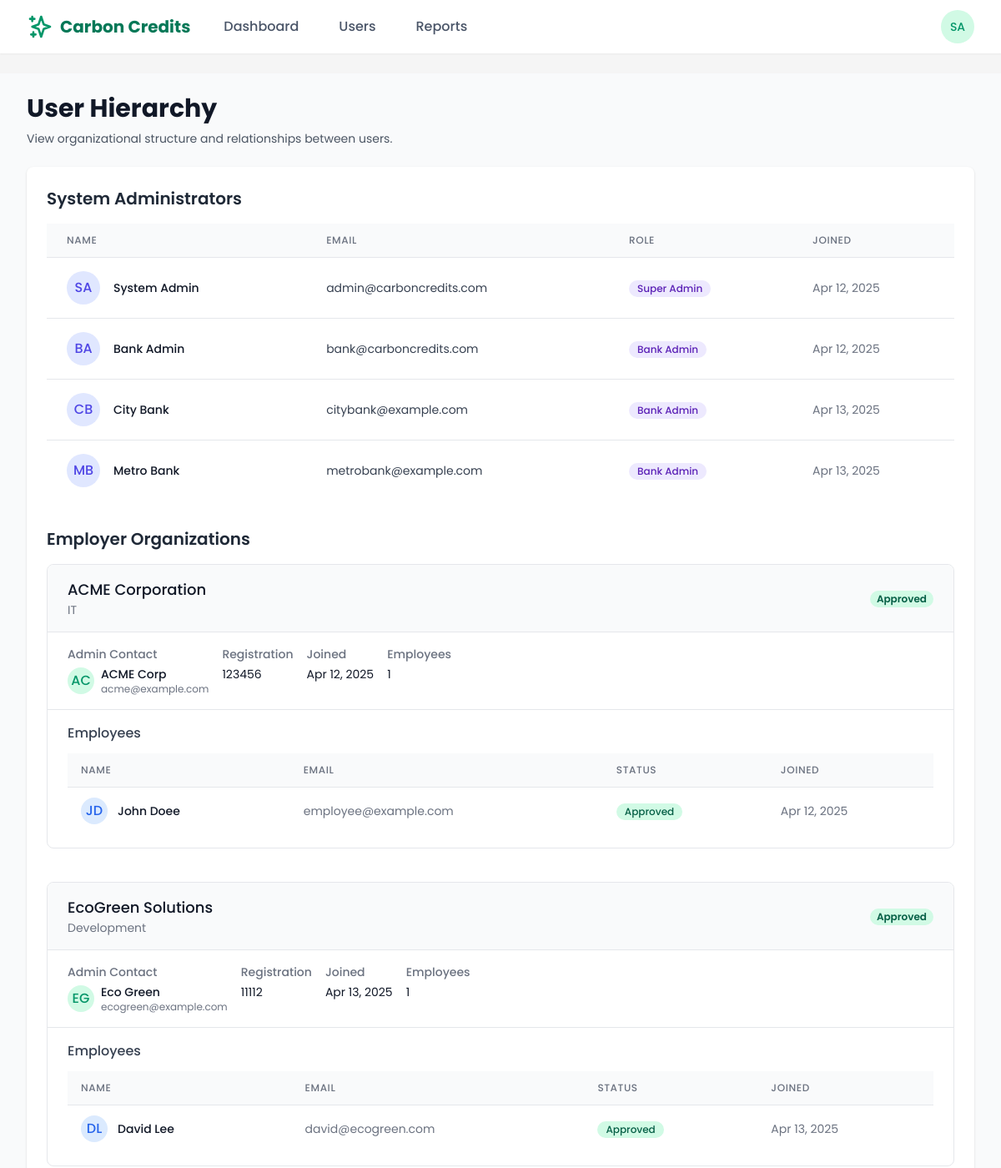
Page /systemadmin/users/hierarchy/ (signed in, upper part) on the earlier database version.
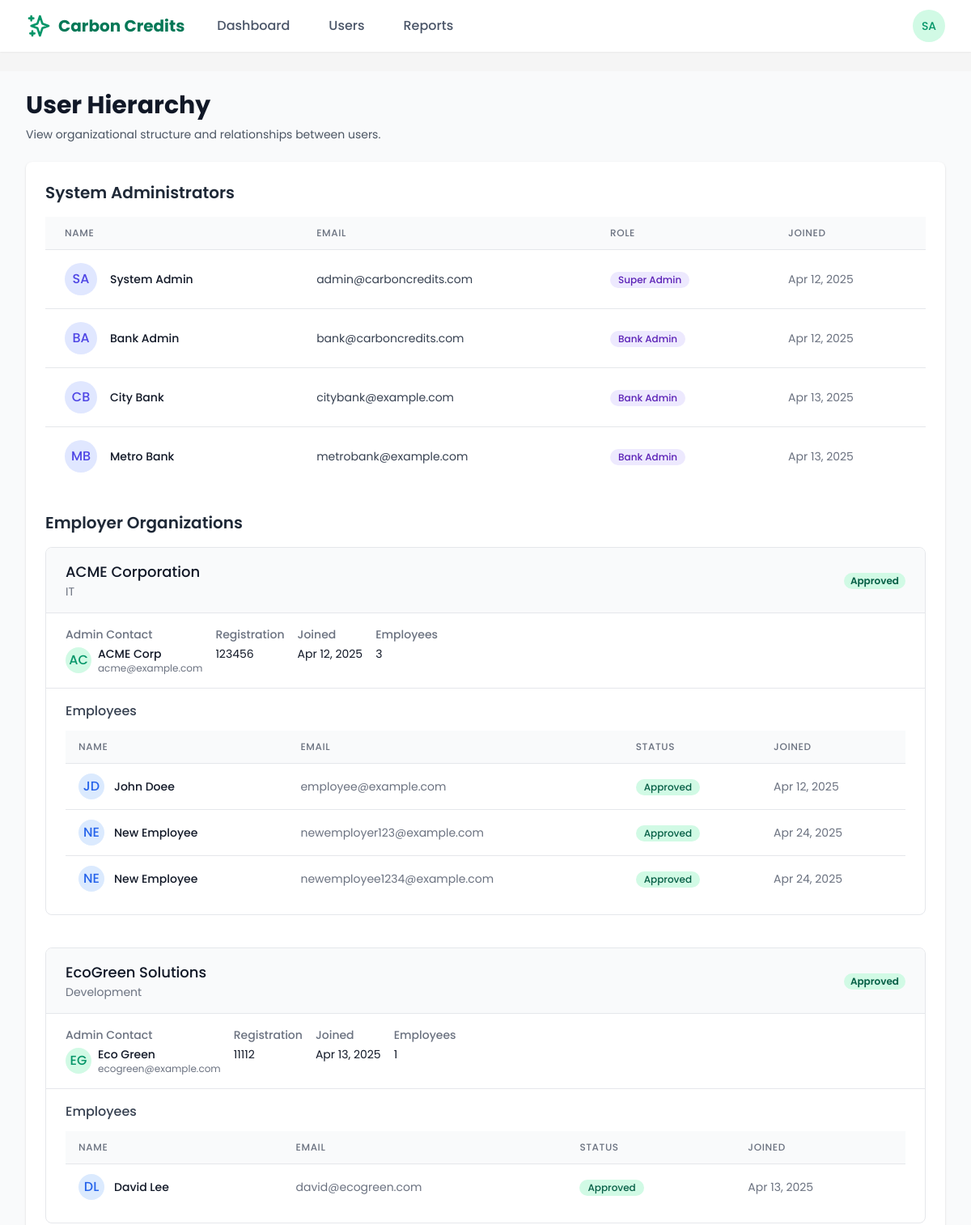
Same page on the later database version.
### users/models.py (models this page shows, shortened)
class CustomUser(AbstractUser):
    is_employee = models.BooleanField(default=False)
    is_employer = models.BooleanField(default=False)
    is_bank_admin = models.BooleanField(default=False)
    is_super_admin = models.BooleanField(default=False)
    email = models.EmailField(_('email address'), unique=True)
    date_joined = models.DateTimeField(default=timezone.now)
    approved = models.BooleanField(default=False)
    USERNAME_FIELD = 'email'
    REQUIRED_FIELDS = ['username', 'first_name', 'last_name']
    class Meta:
        verbose_name = _('user')
        verbose_name_plural = _('users')

class EmployerProfile(models.Model):
    user = models.OneToOneField(
        CustomUser,
        on_delete=models.CASCADE,
        related_name='employer_profile'
    )
    company_name = models.CharField(max_length=100)
    registration_number = models.CharField(max_length=50, unique=True)
    industry = models.CharField(max_length=100)
    approved = models.BooleanField(default=False)
    created_at = models.DateTimeField(default=timezone.now)
    initial_credits_allocated = models.BooleanField(default=False)
    wallet_balance = models.DecimalField(max_digits=10, decimal_places=2, default=0)

class EmployeeProfile(models.Model):
    user = models.OneToOneField(
        CustomUser,
        on_delete=models.CASCADE,
        related_name='employee_profile'
    )
    employer = models.ForeignKey(
        EmployerProfile,
        on_delete=models.CASCADE,
        related_name='employees'
    )
    employee_id = models.CharField(max_length=50, blank=True, null=True)
    approved = models.BooleanField(default=False)
    created_at = models.DateTimeField(default=timezone.now)
    wallet_balance = models.DecimalField(max_digits=10, decimal_places=2, default=0)
    department = models.CharField(max_length=100, blank=True)

### core/views/admin_views.py (the view)
# urls.py: path('users/hierarchy/', admin_views.user_hierarchy, name='admin_user_hierarchy'),
@login_required
@user_passes_test(is_super_admin)
def user_hierarchy(request):
    employers = EmployerProfile.objects.prefetch_related(
        'user',
        'employees',
        'employees__user'
    ).order_by('company_name')
    admins = CustomUser.objects.filter(
        Q(is_super_admin=True) | Q(is_bank_admin=True)
    ).order_by('email')
    context = {
        'employers': employers,
        'admins': admins,
    }
    return render(request, 'admin/user_hierarchy.html', context)

### core/views/admin_views.py (called while the page is built)
def is_super_admin(user):
    return user.is_authenticated and user.is_super_admin

### templates/admin/user_hierarchy.html (shortened to what the changed rows need)
{% extends 'base.html' %}
{% load static %}
{% block content %}
<div class="bg-gray-50 min-h-screen">
  <div class="max-w-7xl mx-auto py-6 px-4 sm:px-6 lg:px-8">
    <div class="mb-6">
      <h1 class="text-3xl font-bold text-gray-900">User Hierarchy</h1>
    </div>
    <div class="bg-white shadow rounded-lg overflow-hidden">
      <div class="p-6">
        <div class="mb-8">
          <h2 class="text-xl font-semibold text-gray-800 mb-4">System Administrators</h2>
          <div class="overflow-x-auto">
            <table class="min-w-full divide-y divide-gray-200">
              <thead class="bg-gray-50">
                <tr>
                  <th scope="col" class="px-6 py-3 text-left text-xs font-medium text-gray-500 uppercase tracking-wider">Name</th>
                  <th scope="col" class="px-6 py-3 text-left text-xs font-medium text-gray-500 uppercase tracking-wider">Email</th>
                  <th scope="col" class="px-6 py-3 text-left text-xs font-medium text-gray-500 uppercase tracking-wider">Role</th>
                  <th scope="col" class="px-6 py-3 text-left text-xs font-medium text-gray-500 uppercase tracking-wider">Joined</th>
                </tr>
              </thead>
              <tbody class="bg-white divide-y divide-gray-200">
                {% for admin in admins %}
                <tr>
                  <td class="px-6 py-4 whitespace-nowrap">
                    <div class="flex items-center">
                      <div class="flex-shrink-0 h-10 w-10 bg-indigo-100 rounded-full flex items-center justify-center text-indigo-600 font-medium">
                        {{ admin.first_name|slice:":1" }}{{ admin.last_name|slice:":1" }}
                      </div>
                      <div class="ml-4">
                        <div class="text-sm font-medium text-gray-900">
                          {% if admin.first_name or admin.last_name %}
                            {{ admin.first_name }} {{ admin.last_name }}
                          {% else %}
                            {{ admin.email }}
                          {% endif %}
                        </div>
                      </div>
                    </div>
                  </td>
                  <td class="px-6 py-4 whitespace-nowrap text-sm text-gray-700">{{ admin.email }}</td>
                  <td class="px-6 py-4 whitespace-nowrap">
                    <span class="inline-flex items-center px-2.5 py-0.5 rounded-full text-xs font-medium bg-purple-100 text-purple-800">
                      {% if admin.is_super_admin %}Super Admin{% else %}Bank Admin{% endif %}
                    </span>
                  </td>
                  <td class="px-6 py-4 whitespace-nowrap text-sm text-gray-500">
                    {{ admin.date_joined|date:"M d, Y" }}
                  </td>
                </tr>
                {% empty %}
                <tr>
                  <td colspan="4" class="px-6 py-4 text-center text-sm text-gray-500">
                    No administrators found.
                  </td>
                </tr>
                {% endfor %}
              </tbody>
            </table>
          </div>
        </div>
        <div>
          <h2 class="text-xl font-semibold text-gray-800 mb-4">Employer Organizations</h2>
          {% if employers %}
            <div class="space-y-10">
              {% for employer in employers %}
                <div class="employer-tree border border-gray-200 rounded-lg overflow-hidden">
                  <div class="bg-gray-50 px-6 py-4 border-b">
                    <div class="flex justify-between items-center">
                      <div>
                        <h3 class="text-lg font-medium text-gray-900">{{ employer.company_name }}</h3>
                        <p class="text-sm text-gray-500">{{ employer.industry }}</p>
                      </div>
                      <div>
                        <span class="px-2 inline-flex text-xs leading-5 font-semibold rounded-full
                          {% if employer.approved %}bg-green-100 text-green-800{% else %}bg-yellow-100 text-yellow-800{% endif %}">
                          {% if employer.approved %}Approved{% else %}Pending{% endif %}
                        </span>
                      </div>
                    </div>
                  </div>
                  <div class="px-6 py-4 border-b bg-white">
                    <div class="flex flex-wrap gap-4">
                      <div class="min-w-64">
                        <h4 class="text-sm font-medium text-gray-500">Admin Contact</h4>
                        <div class="mt-1 flex items-center">
                          <div class="flex-shrink-0 h-8 w-8 bg-green-100 rounded-full flex items-center justify-center text-green-600 font-medium">
                            {{ employer.user.first_name|slice:":1" }}{{ employer.user.last_name|slice:":1" }}
                          </div>
                          <div class="ml-2">
                            <p class="text-sm font-medium text-gray-900">
                              {% if employer.user.first_name or employer.user.last_name %}
                                {{ employer.user.first_name }} {{ employer.user.last_name }}
                              {% else %}
                                {{ employer.user.email }}
                              {% endif %}
                            </p>
                            <p class="text-xs text-gray-500">{{ employer.user.email }}</p>
                          </div>
                        </div>
                      </div>
                      <div>
                        <h4 class="text-sm font-medium text-gray-500">Registration</h4>
                        <p class="mt-1 text-sm text-gray-900">{{ employer.registration_number }}</p>
                      </div>
                      <div>
                        <h4 class="text-sm font-medium text-gray-500">Joined</h4>
                        <p class="mt-1 text-sm text-gray-900">{{ employer.created_at|date:"M d, Y" }}</p>
                      </div>
                      <div>
                        <h4 class="text-sm font-medium text-gray-500">Employees</h4>
                        <p class="mt-1 text-sm text-gray-900">{{ employer.employees.count }}</p>
                      </div>
                    </div>
                  </div>
                  <div class="px-6 py-4">
                    <h4 class="text-md font-medium text-gray-700 mb-3">Employees</h4>
                    {% if employer.employees.count > 0 %}
                      <div class="overflow-x-auto">
                        <table class="min-w-full divide-y divide-gray-200">
                          <thead class="bg-gray-50">
                            <tr>
                              <th scope="col" class="px-4 py-3 text-left text-xs font-medium text-gray-500 uppercase tracking-wider">Name</th>
                              <th scope="col" class="px-4 py-3 text-left text-xs font-medium text-gray-500 uppercase tracking-wider">Email</th>
                              <th scope="col" class="px-4 py-3 text-left text-xs font-medium text-gray-500 uppercase tracking-wider">Status</th>
                              <th scope="col" class="px-4 py-3 text-left text-xs font-medium text-gray-500 uppercase tracking-wider">Joined</th>
                            </tr>
                          </thead>
                          <tbody class="bg-white divide-y divide-gray-200">
                            {% for employee in employer.employees.all %}
                              <tr>
                                <td class="px-4 py-3 whitespace-nowrap">
                                  <div class="flex items-center">
                                    <div class="flex-shrink-0 h-8 w-8 bg-blue-100 rounded-full flex items-center justify-center text-blue-600 font-medium">
                                      {{ employee.user.first_name|slice:":1" }}{{ employee.user.last_name|slice:":1" }}
                                    </div>
                                    <div class="ml-3">
                                      <div class="text-sm font-medium text-gray-900">
                                        {% if employee.user.first_name or employee.user.last_name %}
                                          {{ employee.user.first_name }} {{ employee.user.last_name }}
                                        {% else %}
                                          {{ employee.user.email }}
                                        {% endif %}
                                      </div>
                                    </div>
                                  </div>
                                </td>
                                <td class="px-4 py-3 whitespace-nowrap text-sm text-gray-500">
                                  {{ employee.user.email }}
                                </td>
                                <td class="px-4 py-3 whitespace-nowrap">
                                  <span class="inline-flex items-center px-2.5 py-0.5 rounded-full text-xs font-medium
                                    {% if employee.approved %}bg-green-100 text-green-800{% else %}bg-yellow-100 text-yellow-800{% endif %}">
                                    {% if employee.approved %}Approved{% else %}Pending{% endif %}
                                  </span>
                                </td>
                                <td class="px-4 py-3 whitespace-nowrap text-sm text-gray-500">
                                  {{ employee.created_at|date:"M d, Y" }}
                                </td>
                              </tr>
                            {% endfor %}
                          </tbody>
                        </table>
                      </div>
                    {% else %}
                      <p class="text-sm text-gray-500 py-4 text-center">No employees found for this employer.</p>
                    {% endif %}
                  </div>
                </div>
              {% endfor %}
            </div>
          {% else %}
            <div class="text-center py-8 bg-white border rounded-lg">
              <p class="text-gray-500">No employers found in the system.</p>
            </div>
          {% endif %}
        </div>
      </div>
    </div>
  </div>
</div>
{% endblock %}

### templates/base.html (shortened to what this page needs)
{% load static %}
<!DOCTYPE html>
<html lang="en">
<head>
    <link href="https://cdn.jsdelivr.net/npm/tailwindcss@2.2.19/dist/tailwind.min.css" rel="stylesheet">
</head>
<body class="flex flex-col min-h-screen">
    <header class="bg-white shadow-sm sticky top-0 z-50">
        <nav class="max-w-7xl mx-auto px-4 sm:px-6 lg:px-8">
            <div class="flex justify-between h-16">
                <div class="flex">
                    <div class="flex-shrink-0 flex items-center">
                        <a href="{% url 'home' %}" class="flex items-center">
                            <svg xmlns="http://www.w3.org/2000/svg" class="h-8 w-8 text-green-600" fill="none" viewBox="0 0 24 24" stroke="currentColor">
                                <path stroke-linecap="round" stroke-linejoin="round" stroke-width="2" d="M5 3v4M3 5h4M6 17v4m-2-2h4m5-16l2.286 6.857L21 12l-5.714 2.143L13 21l-2.286-6.857L5 12l5.714-2.143L13 3z" />
                            </svg>
                            <span class="ml-2 text-xl font-bold text-green-700">Carbon Credits</span>
                        </a>
                    </div>
                    {% if user.is_authenticated %}
                    <div class="hidden sm:ml-6 sm:flex sm:space-x-4 items-center">
                        {% if user.is_super_admin %}
                        <a href="{% url 'admin_dashboard' %}" class="nav-link {% if request.resolver_match.url_name == 'admin_dashboard' %}active{% endif %}">Dashboard</a>
                        <a href="{% url 'admin_users' %}" class="nav-link {% if request.resolver_match.url_name == 'admin_users' %}active{% endif %}">Users</a>
                        <a href="{% url 'admin_reports' %}" class="nav-link {% if request.resolver_match.url_name == 'admin_reports' %}active{% endif %}">Reports</a>
                        {% endif %}
                    </div>
                    {% endif %}
                </div>
                <div class="flex items-center">
                    {% if user.is_authenticated %}
                    <div class="ml-3 relative">
                        <div>
                            <button type="button" class="bg-white rounded-full flex text-sm focus:outline-none focus:ring-2 focus:ring-offset-2 focus:ring-green-500" id="user-menu-button" aria-expanded="false" aria-haspopup="true">
                                <div class="h-10 w-10 rounded-full bg-green-100 flex items-center justify-center text-green-600 font-medium">
                                    {{ user.first_name|slice:":1" }}{{ user.last_name|slice:":1" }}
                                </div>
                            </button>
                        </div>
                    </div>
                    {% else %}
                    <a href="{% url 'login' %}" class="btn-secondary">Log in</a>
                    <a href="{% url 'register' %}" class="ml-3 btn-primary">Register</a>
                    {% endif %}
                </div>
            </div>
        </nav>
    </header>
    <main class="flex-grow py-6">
        {% block content %}{% endblock %}
    </main>
</body>
</html>

Differences in the rows shown:
computed for EmployerProfile "ACME Corporation": employees.count "1" → "3"
added EmployeeProfile: user.first_name "N", user.last_name "E", user.first_name "New", user.last_name "Employee", user.email "newemployer123@example.com", approved "Approved", created_at "Apr 24, 2025", shown under EmployerProfile "ACME Corporation"
added EmployeeProfile: user.first_name "N", user.last_name "E", user.first_name "New", user.last_name "Employee", user.email "newemployee1234@example.com", approved "Approved", created_at "Apr 24, 2025", shown under EmployerProfile "ACME Corporation"
